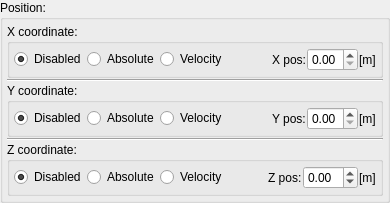
       <widget class="QGroupBox" name="groupBox_2">
        <property name="title">
         <string>Position:</string>
        </property>
        <layout class="QVBoxLayout" name="verticalLayout_6">
         <property name="spacing">
          <number>1</number>
         </property>
         <property name="leftMargin">
          <number>4</number>
         </property>
         <property name="topMargin">
          <number>4</number>
         </property>
         <property name="rightMargin">
          <number>4</number>
         </property>
         <property name="bottomMargin">
          <number>4</number>
         </property>
         <item>
          <widget class="QGroupBox" name="groupBox_5">
           <property name="title">
            <string>X coordinate:</string>
           </property>
           <layout class="QHBoxLayout" name="horizontalLayout_8">
            <property name="spacing">
             <number>1</number>
            </property>
            <property name="leftMargin">
             <number>4</number>
            </property>
            <property name="topMargin">
             <number>4</number>
            </property>
            <property name="rightMargin">
             <number>4</number>
            </property>
            <property name="bottomMargin">
             <number>4</number>
            </property>
            <item>
             <widget class="QRadioButton" name="rbt_disabled_x">
              <property name="text">
               <string>Disabled</string>
              </property>
              <property name="checked">
               <bool>true</bool>
              </property>
             </widget>
            </item>
            <item>
             <widget class="QRadioButton" name="rbt_absolute_x">
              <property name="text">
               <string>Absolute</string>
              </property>
             </widget>
            </item>
            <item>
             <widget class="QRadioButton" name="rbt_velocity_x">
              <property name="text">
               <string>Velocity</string>
              </property>
             </widget>
            </item>
            <item>
             <spacer name="horizontalSpacer_7">
              <property name="orientation">
               <enum>Qt::Horizontal</enum>
              </property>
              <property name="sizeHint" stdset="0">
               <size>
                <width>40</width>
                <height>20</height>
               </size>
              </property>
             </spacer>
            </item>
            <item>
             <widget class="QLabel" name="lb_x">
              <property name="sizePolicy">
               <sizepolicy hsizetype="Preferred" vsizetype="Preferred">
                <horstretch>0</horstretch>
                <verstretch>0</verstretch>
               </sizepolicy>
              </property>
              <property name="text">
               <string>X pos:</string>
              </property>
             </widget>
            </item>
            <item>
             <widget class="QDoubleSpinBox" name="sb_x">
              <property name="maximum">
               <double>3.000000000000000</double>
              </property>
              <property name="singleStep">
               <double>0.100000000000000</double>
              </property>
             </widget>
            </item>
            <item>
             <widget class="QLabel" name="lb_units_x">
              <property name="text">
               <string>[m]</string>
              </property>
             </widget>
            </item>
           </layout>
          </widget>
         </item>
         <item>
          <widget class="Line" name="line">
           <property name="orientation">
            <enum>Qt::Horizontal</enum>
           </property>
          </widget>
         </item>
         <item>
          <widget class="QGroupBox" name="groupBox_4">
           <property name="title">
            <string>Y coordinate:</string>
           </property>
           <layout class="QHBoxLayout" name="horizontalLayout_6">
            <property name="spacing">
             <number>1</number>
            </property>
            <property name="leftMargin">
             <number>4</number>
            </property>
            <property name="topMargin">
             <number>4</number>
            </property>
            <property name="rightMargin">
             <number>4</number>
            </property>
            <property name="bottomMargin">
             <number>4</number>
            </property>
            <item>
             <widget class="QRadioButton" name="rbt_disabled_y">
              <property name="text">
               <string>Disabled</string>
              </property>
              <property name="checked">
               <bool>true</bool>
              </property>
             </widget>
            </item>
            <item>
             <widget class="QRadioButton" name="rbt_absolute_y">
              <property name="text">
               <string>Absolute</string>
              </property>
             </widget>
            </item>
            <item>
             <widget class="QRadioButton" name="rbt_velocity_y">
              <property name="text">
               <string>Velocity</string>
              </property>
             </widget>
            </item>
            <item>
             <spacer name="horizontalSpacer_6">
              <property name="orientation">
               <enum>Qt::Horizontal</enum>
              </property>
              <property name="sizeHint" stdset="0">
               <size>
                <width>40</width>
                <height>20</height>
               </size>
              </property>
             </spacer>
            </item>
            <item>
             <widget class="QLabel" name="lb_y">
              <property name="text">
               <string>Y pos:</string>
              </property>
             </widget>
            </item>
            <item>
             <widget class="QDoubleSpinBox" name="sb_y">
              <property name="maximum">
               <double>3.000000000000000</double>
              </property>
              <property name="singleStep">
               <double>0.100000000000000</double>
              </property>
             </widget>
            </item>
            <item>
             <widget class="QLabel" name="lb_units_y">
              <property name="text">
               <string>[m]</string>
              </property>
             </widget>
            </item>
           </layout>
          </widget>
         </item>
         <item>
          <widget class="Line" name="line_2">
           <property name="orientation">
            <enum>Qt::Horizontal</enum>
           </property>
          </widget>
         </item>
         <item>
          <widget class="QGroupBox" name="groupBox_6">
           <property name="title">
            <string>Z coordinate:</string>
           </property>
           <layout class="QHBoxLayout" name="horizontalLayout_7">
            <property name="spacing">
             <number>1</number>
            </property>
            <property name="leftMargin">
             <number>4</number>
            </property>
            <property name="topMargin">
             <number>4</number>
            </property>
            <property name="rightMargin">
             <number>4</number>
            </property>
            <property name="bottomMargin">
             <number>4</number>
            </property>
            <item>
             <widget class="QRadioButton" name="rbt_disabled_z">
              <property name="text">
               <string>Disabled</string>
              </property>
              <property name="checked">
               <bool>true</bool>
              </property>
             </widget>
            </item>
            <item>
             <widget class="QRadioButton" name="rbt_absolute_z">
              <property name="text">
               <string>Absolute</string>
              </property>
             </widget>
            </item>
            <item>
             <widget class="QRadioButton" name="rbt_velocity_z">
              <property name="text">
               <string>Velocity</string>
              </property>
             </widget>
            </item>
            <item>
             <spacer name="horizontalSpacer_3">
              <property name="orientation">
               <enum>Qt::Horizontal</enum>
              </property>
              <property name="sizeHint" stdset="0">
               <size>
                <width>40</width>
                <height>20</height>
               </size>
              </property>
             </spacer>
            </item>
            <item>
             <widget class="QLabel" name="lb_z">
              <property name="text">
               <string>Z pos:</string>
              </property>
             </widget>
            </item>
            <item>
             <widget class="QDoubleSpinBox" name="sb_z">
              <property name="minimum">
               <double>-0.100000000000000</double>
              </property>
              <property name="maximum">
               <double>3.000000000000000</double>
              </property>
              <property name="singleStep">
               <double>0.100000000000000</double>
              </property>
             </widget>
            </item>
            <item>
             <widget class="QLabel" name="lb_units_z">
              <property name="text">
               <string>[m]</string>
              </property>
             </widget>
            </item>
           </layout>
          </widget>
         </item>
        </layout>
       </widget>
